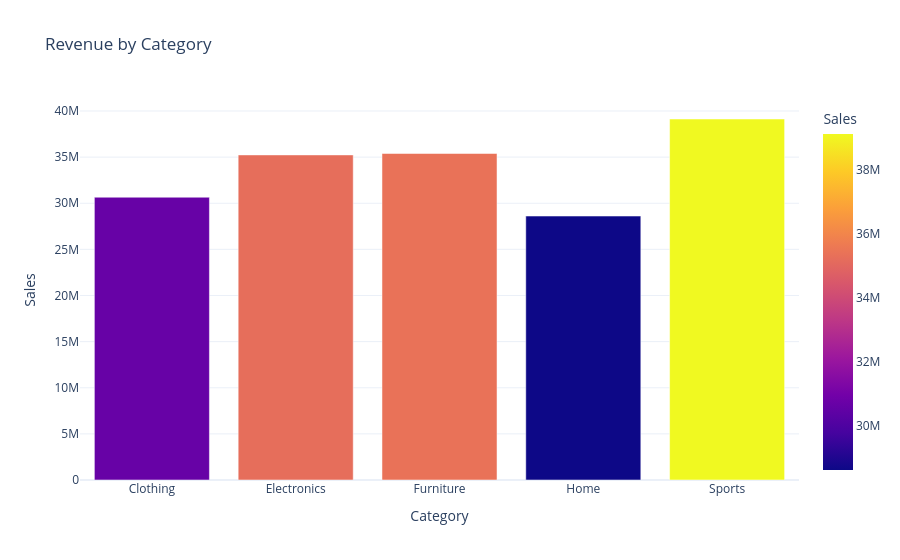

Notebook source saved alongside this figure:
### Code cell
category_dashboard = (

    fact

    .merge(

        dim_product,

        on="ProductID"

    )

    .groupby("Category")

    ["Sales"]

    .sum()

    .reset_index()

)

fig = px.bar(

    category_dashboard,

    x="Category",

    y="Sales",

    color="Sales",

    title="Revenue by Category"

)

fig.show()

### Figure 1 — Plotly figure (JSON) as saved in the notebook; plotly's stock layout.template omitted (floating-point values rounded to 4 significant figures)
{"data": [{"hovertemplate": "Category=%{x}<br>Sales=%{marker.color}<extra></extra>", "legendgroup": "", "marker": {"color": [30650000.0, 35240000.0, 35400000.0, 28610000.0, 39130000.0], "coloraxis": "coloraxis", "pattern": {"shape": ""}}, "name": "", "orientation": "v", "showlegend": false, "textposition": "auto", "type": "bar", "x": ["Clothing", "Electronics", "Furniture", "Home", "Sports"], "xaxis": "x", "y": [30650000.0, 35240000.0, 35400000.0, 28610000.0, 39130000.0], "yaxis": "y"}], "layout": {"barmode": "relative", "coloraxis": {"colorbar": {"title": {"text": "Sales"}}, "colorscale": [[0, "#0d0887"], [0.1111, "#46039f"], [0.2222, "#7201a8"], [0.3333, "#9c179e"], [0.4444, "#bd3786"], [0.5556, "#d8576b"], [0.6667, "#ed7953"], [0.7778, "#fb9f3a"], [0.8889, "#fdca26"], [1, "#f0f921"]]}, "legend": {"tracegroupgap": 0}, "title": {"text": "Revenue by Category"}, "xaxis": {"anchor": "y", "domain": [0, 1], "title": {"text": "Category"}}, "yaxis": {"anchor": "x", "domain": [0, 1], "title": {"text": "Sales"}}}}
